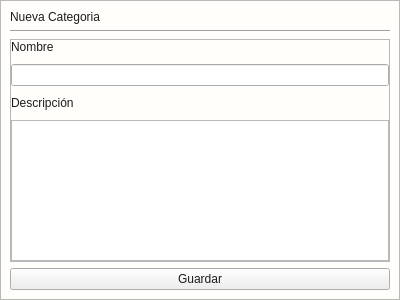
<?xml version="1.0" encoding="UTF-8"?>
<ui version="4.0">
 <class>Nueva_categoria</class>
 <widget class="QWidget" name="Nueva_categoria">
  <property name="geometry">
   <rect>
    <x>0</x>
    <y>0</y>
    <width>400</width>
    <height>300</height>
   </rect>
  </property>
  <property name="minimumSize">
   <size>
    <width>400</width>
    <height>300</height>
   </size>
  </property>
  <property name="maximumSize">
   <size>
    <width>400</width>
    <height>300</height>
   </size>
  </property>
  <property name="windowTitle">
   <string>Form</string>
  </property>
  <property name="styleSheet">
   <string notr="true">*{color: #1d1c1c;}
#Nueva_categoria{
background: #fffefb; 
}
[objectName*=&quot;contenedor&quot;]{
background: #fffefb; 
border:none;
}
[objectName*=&quot;etiquetaTitulo_&quot;]{
color: #1d1c1c;
font-size: 18px;
font-weight:bold;
font-family:Arial;
}
[objectName*=&quot;etiqueta_&quot;]{
color: #1d1c1c;
font-size: 14px;
font-weight:bold;
font-family:Arial;
}
[objectName*=&quot;txt_&quot;]{
color: #1d1c1c;
font-size: 14px;
font-weight:bold;
font-family:Arial;
background: #F5F5F5;
border:none;
border-bottom: 1px solid #1d1c1c;
border-radius:5px;
}
[objectName*=&quot;txtlargo_&quot;]{
color: #1d1c1c;
font-size: 14px;
font-weight:bold;
font-family:Arial;
background: #F5F5F5;
border:none;
border-bottom: 1px solid #1d1c1c;
border-radius:5px;
min-height:100px;
}
[objectName*=&quot;txt_&quot;]:focus{
border-bottom: 2px solid #023375;
}
[objectName*=&quot;txtlargo_&quot;]:focus{
border-bottom: 2px solid #023375;
}
[objectName*=&quot;btn_btn_&quot;]{
color: #fffefb;
font-size: 14px;
font-weight:bold;
font-family:Arial;
background: #023375;
border-radius: 5px;
height: 25px;
}
[objectName*=&quot;btn_btn_&quot;]:hover{
background: #2196F3;
}
[objectName*=&quot;btn_btn_&quot;]:pressed{
background: #1B80D0;
}

</string>
  </property>
  <layout class="QGridLayout" name="gridLayout">
   <property name="leftMargin">
    <number>0</number>
   </property>
   <property name="topMargin">
    <number>0</number>
   </property>
   <property name="rightMargin">
    <number>0</number>
   </property>
   <property name="bottomMargin">
    <number>0</number>
   </property>
   <property name="spacing">
    <number>0</number>
   </property>
   <item row="0" column="0">
    <widget class="QFrame" name="contenedor">
     <property name="frameShape">
      <enum>QFrame::Shape::StyledPanel</enum>
     </property>
     <property name="frameShadow">
      <enum>QFrame::Shadow::Raised</enum>
     </property>
     <layout class="QGridLayout" name="gridLayout_3">
      <item row="0" column="0">
       <widget class="QLabel" name="etiquetaTitulo_nuevacategoria">
        <property name="text">
         <string>Nueva Categoria</string>
        </property>
       </widget>
      </item>
      <item row="3" column="0">
       <widget class="QPushButton" name="btn_btn_guardar">
        <property name="cursor">
         <cursorShape>PointingHandCursor</cursorShape>
        </property>
        <property name="text">
         <string>Guardar</string>
        </property>
       </widget>
      </item>
      <item row="2" column="0">
       <widget class="QFrame" name="contenedor_datos">
        <property name="frameShape">
         <enum>QFrame::Shape::StyledPanel</enum>
        </property>
        <property name="frameShadow">
         <enum>QFrame::Shadow::Raised</enum>
        </property>
        <layout class="QGridLayout" name="gridLayout_2">
         <property name="leftMargin">
          <number>0</number>
         </property>
         <property name="topMargin">
          <number>0</number>
         </property>
         <property name="rightMargin">
          <number>0</number>
         </property>
         <property name="bottomMargin">
          <number>0</number>
         </property>
         <property name="horizontalSpacing">
          <number>0</number>
         </property>
         <property name="verticalSpacing">
          <number>10</number>
         </property>
         <item row="0" column="0">
          <widget class="QLabel" name="etiqueta_nombre">
           <property name="text">
            <string>Nombre</string>
           </property>
          </widget>
         </item>
         <item row="1" column="0">
          <widget class="QLineEdit" name="txt_nombre"/>
         </item>
         <item row="2" column="0">
          <widget class="QLabel" name="etiqueta_descripcion">
           <property name="text">
            <string>Descripción</string>
           </property>
          </widget>
         </item>
         <item row="3" column="0">
          <widget class="QPlainTextEdit" name="txtlargo_descripcion"/>
         </item>
        </layout>
       </widget>
      </item>
      <item row="1" column="0">
       <widget class="Line" name="line">
        <property name="orientation">
         <enum>Qt::Orientation::Horizontal</enum>
        </property>
       </widget>
      </item>
     </layout>
    </widget>
   </item>
  </layout>
 </widget>
 <resources/>
 <connections/>
</ui>
